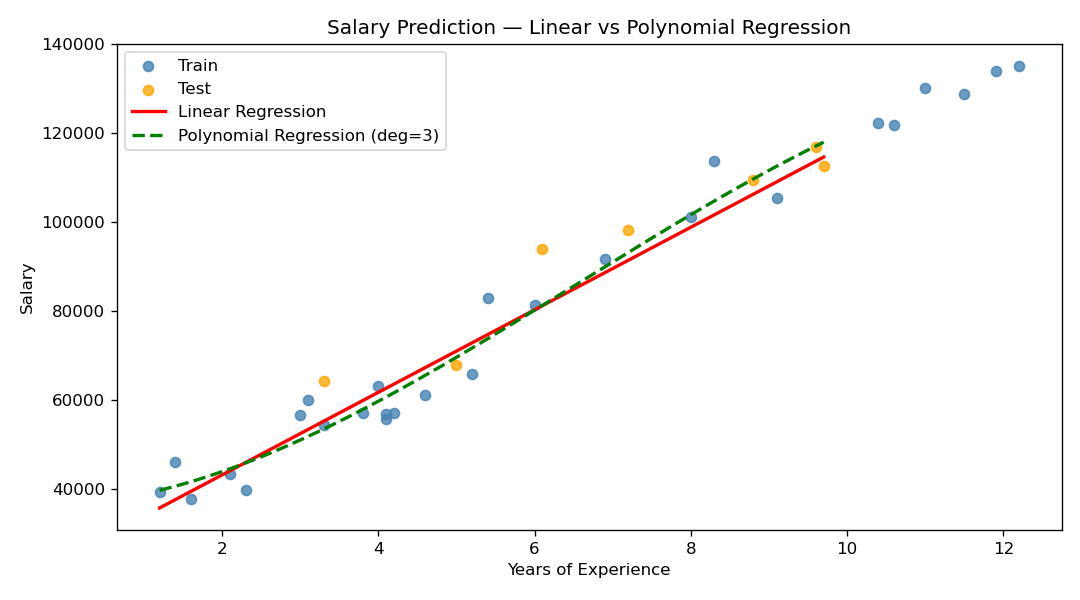

Write Python code to recreate this figure.
import pandas as pd
import numpy as np
import matplotlib.pyplot as plt
from sklearn.linear_model import LinearRegression
from sklearn.preprocessing import PolynomialFeatures
from sklearn.pipeline import make_pipeline
from sklearn.model_selection import train_test_split
from sklearn.metrics import mean_absolute_error, mean_squared_error, r2_score


# ── Data Loading ──────────────────────────────────────────────────────────────

def load_data(path):
    df = pd.read_csv(path, index_col=0)
    print("=" * 50)
    print("DATASET OVERVIEW")
    print("=" * 50)
    print(f"Shape: {df.shape[0]} rows × {df.shape[1]} columns")
    print(df.head())
    return df


# ── Data Preprocessing ────────────────────────────────────────────────────────

def preprocess(df):
    print("\n" + "=" * 50)
    print("DATA PREPROCESSING")
    print("=" * 50)

    # Null check
    nulls = df.isnull().sum()
    print(f"\nNull values per column:\n{nulls}")
    if nulls.any():
        df = df.dropna()
        print(f"  → Dropped rows with nulls. Remaining rows: {len(df)}")
    else:
        print("  → No null values found.")

    # Duplicate check
    dupes = df.duplicated().sum()
    print(f"\nDuplicate rows: {dupes}")
    if dupes > 0:
        df = df.drop_duplicates()
        print(f"  → Dropped {dupes} duplicate(s). Remaining rows: {len(df)}")
    else:
        print("  → No duplicates found.")

    # Anomaly / outlier check using IQR
    print("\nAnomaly check (IQR method):")
    for col in df.columns:
        Q1 = df[col].quantile(0.25)
        Q3 = df[col].quantile(0.75)
        IQR = Q3 - Q1
        lower, upper = Q1 - 1.5 * IQR, Q3 + 1.5 * IQR
        outliers = df[(df[col] < lower) | (df[col] > upper)]
        if len(outliers) > 0:
            print(f"  {col}: {len(outliers)} outlier(s) detected "
                  f"(range: {lower:.2f} – {upper:.2f})")
            print(f"    Values: {outliers[col].tolist()}")
        else:
            print(f"  {col}: No outliers detected.")

    print(f"\nFinal dataset shape after preprocessing: {df.shape}")
    return df


# ── Error Metrics ─────────────────────────────────────────────────────────────

def print_metrics(y_true, y_pred):
    mae = mean_absolute_error(y_true, y_pred)
    mse = mean_squared_error(y_true, y_pred)
    rmse = np.sqrt(mse)
    r2 = r2_score(y_true, y_pred)
    print(f"\n  MAE  (Mean Absolute Error):       ${mae:,.2f}")
    print(f"  MSE  (Mean Squared Error):        ${mse:,.2f}")
    print(f"  RMSE (Root Mean Squared Error):   ${rmse:,.2f}")
    print(f"  R²   (Coefficient of Determination): {r2:.4f}")
    return {"MAE": mae, "MSE": mse, "RMSE": rmse, "R2": r2}


# ── Models ────────────────────────────────────────────────────────────────────

def train_linear(X_train, y_train):
    model = LinearRegression()
    model.fit(X_train, y_train)
    return model


def train_polynomial(X_train, y_train, degree=3):
    model = make_pipeline(PolynomialFeatures(degree), LinearRegression())
    model.fit(X_train, y_train)
    return model


# ── Plot ──────────────────────────────────────────────────────────────────────

def plot_results(X_train, X_test, y_train, y_test,
                 lin_model, poly_model, x_col):
    x_line = np.linspace(X_train[x_col].min(),
                         X_test[x_col].max(), 200).reshape(-1, 1)
    x_df = pd.DataFrame(x_line, columns=[x_col])

    plt.figure(figsize=(9, 5))
    plt.scatter(X_train, y_train, color="steelblue", label="Train", alpha=0.8)
    plt.scatter(X_test,  y_test,  color="orange",    label="Test",  alpha=0.8)
    plt.plot(x_line, lin_model.predict(x_df),
             color="red",   linewidth=2, label="Linear Regression")
    plt.plot(x_line, poly_model.predict(x_df),
             color="green", linewidth=2, label="Polynomial Regression (deg=3)",
             linestyle="--")
    plt.xlabel("Years of Experience")
    plt.ylabel("Salary")
    plt.title("Salary Prediction — Linear vs Polynomial Regression")
    plt.legend()
    plt.tight_layout()
    plt.savefig("salary_prediction.png", dpi=120)
    plt.close()
    print("\nPlot saved to salary_prediction.png")


# ── Main ──────────────────────────────────────────────────────────────────────

def main():
    df = load_data("salary-dataset.csv")
    df = preprocess(df)

    X = df[["YearsExperience"]]
    y = df["Salary"]

    X_train, X_test, y_train, y_test = train_test_split(
        X, y, test_size=0.2, random_state=42)

    # Linear Regression
    print("\n" + "=" * 50)
    print("LINEAR REGRESSION")
    print("=" * 50)
    lin_model = train_linear(X_train, y_train)
    lin_pred = lin_model.predict(X_test)
    print(f"  Coefficient (slope): {lin_model.coef_[0]:.2f}")
    print(f"  Intercept:           {lin_model.intercept_:.2f}")
    lin_metrics = print_metrics(y_test, lin_pred)

    # Polynomial Regression (degree 3)
    print("\n" + "=" * 50)
    print("POLYNOMIAL REGRESSION (degree=3)")
    print("=" * 50)
    poly_model = train_polynomial(X_train, y_train, degree=3)
    poly_pred = poly_model.predict(X_test)
    poly_metrics = print_metrics(y_test, poly_pred)

    # Comparison summary
    print("\n" + "=" * 50)
    print("MODEL COMPARISON SUMMARY")
    print("=" * 50)
    print(f"{'Metric':<8} {'Linear':>14} {'Polynomial':>14}")
    print("-" * 38)
    for key in ["MAE", "MSE", "RMSE", "R2"]:
        print(
            f"{key:<8} {lin_metrics[key]:>14,.2f} {poly_metrics[key]:>14,.2f}")

    # Sample predictions
    print("\n" + "=" * 50)
    print("SAMPLE PREDICTIONS")
    print("=" * 50)
    print(f"{'Years':<8} {'Linear':>14} {'Polynomial':>14}")
    print("-" * 38)
    for years in [2, 5, 10, 15]:
        row = pd.DataFrame([[years]], columns=["YearsExperience"])
        lp = lin_model.predict(row)[0]
        pp = poly_model.predict(row)[0]
        print(f"{years:<8} ${lp:>13,.0f} ${pp:>13,.0f}")

    plot_results(X_train, X_test, y_train, y_test,
                 lin_model, poly_model, "YearsExperience")

    # Interactive salary estimator
    print("\n" + "=" * 50)
    print("SALARY ESTIMATOR")
    print("=" * 50)
    while True:
        raw = input(
            "\nEnter years of experience (e.g. 1.4), or 'q' to quit: ").strip()
        if raw.lower() == "q":
            print("Goodbye!")
            break
        try:
            years = float(raw)
            if years < 0:
                print("  Please enter a non-negative number.")
                continue
            row = pd.DataFrame([[years]], columns=["YearsExperience"])
            lp = lin_model.predict(row)[0]
            pp = poly_model.predict(row)[0]
            print(f"  Linear Regression estimate:     ${lp:,.0f}")
            print(f"  Polynomial Regression estimate: ${pp:,.0f}")
        except ValueError:
            print("  Invalid input — please enter a number.")


if __name__ == "__main__":
    main()
